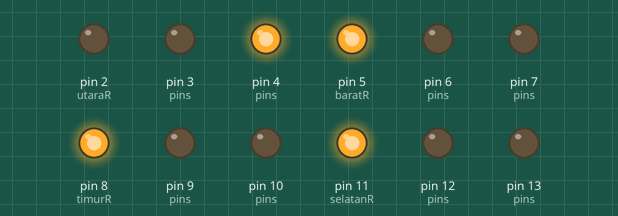
Recording of a sketch running on a simulated Arduino Uno, built with avr-gcc and run on an emulated ATmega328P. Shown: output pins drawn as LEDs (lit = HIGH).

Above: at 0.1 s.
At 6.83 s:
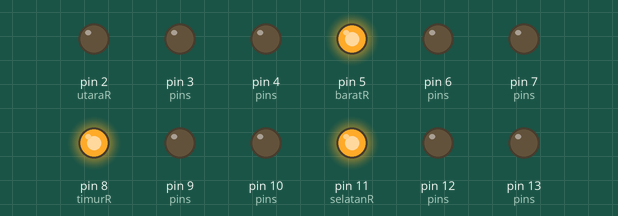
At 14.0 s:
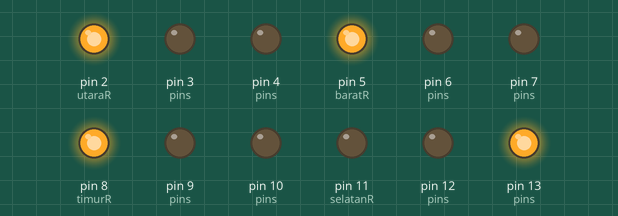
At 21.0 s:
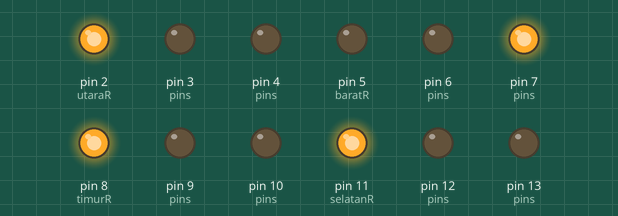
At 27.82 s:
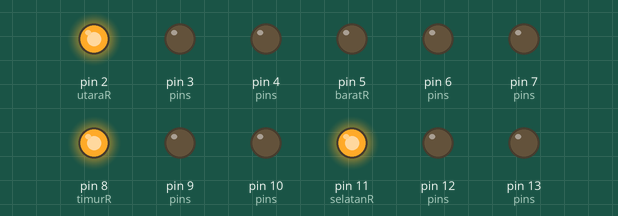
At 35.0 s:
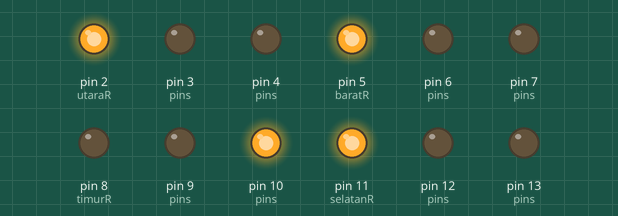
Timing chart, 0 to 40.0 s (numbered marks = the images above):
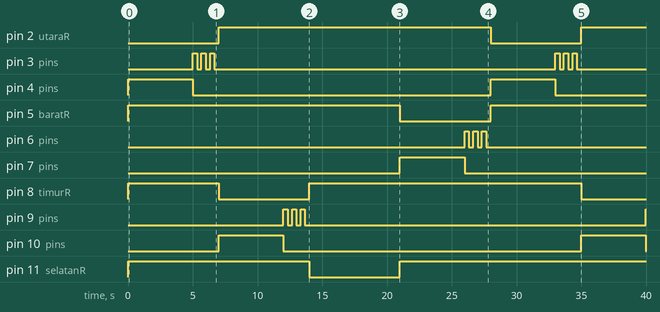

The sketch:

traffic-light_arduino.ino
```cpp
// Arah Utara
const int utaraR = 2;
const int utaraY = 3;
const int utaraG = 4;

// Arah Timur
const int timurR = 8;
const int timurY = 9;
const int timurG = 10;

// Arah Selatan
const int selatanR = 11;
const int selatanY = 12;
const int selatanG = 13;

// Arah Barat
const int baratR = 5;
const int baratY = 6;
const int baratG = 7;

void setup() {
  int pins[] = {utaraR, utaraY, utaraG, timurR, timurY, timurG,
                selatanR, selatanY, selatanG, baratR, baratY, baratG};

  for (int i = 0; i < 12; i++) {
    pinMode(pins[i], OUTPUT);
    digitalWrite(pins[i], LOW);
  }

  digitalWrite(utaraR, HIGH);
  digitalWrite(timurR, HIGH);
  digitalWrite(selatanR, HIGH);
  digitalWrite(baratR, HIGH);
}

void loop() {

  aktifkanSimpang(utaraR, utaraY, utaraG);
  aktifkanSimpang(timurR, timurY, timurG);
  aktifkanSimpang(selatanR, selatanY, selatanG);
  aktifkanSimpang(baratR, baratY, baratG);
}

void aktifkanSimpang(int pinMerah, int pinKuning, int pinHijau) {
  digitalWrite(pinMerah, LOW);

  digitalWrite(pinHijau, HIGH);
  delay(5000);
  digitalWrite(pinHijau, LOW);

  for(int i = 0; i < 3; i++) {
    digitalWrite(pinKuning, HIGH);
    delay(333);
    digitalWrite(pinKuning, LOW);
    delay(333);
  }

  digitalWrite(pinMerah, HIGH);
}
```

Measured:
- by itself, pin 2 (utaraR): LOW → HIGH at 7.0 s, → LOW 21.0 s later, → HIGH 7.0 s later
- by itself, pin 3 (pins): LOW → HIGH at 5.0 s, → LOW 0.33 s later, → HIGH 0.33 s later, → LOW 0.33 s later, … (12 changes in this stretch)
- by itself, pin 4 (pins), pin 10 (pins): alternates HIGH for 5.0 s and LOW for 23.0 s
- by itself, pin 5 (baratR): HIGH → LOW at 21.0 s, → HIGH 7.0 s later
- by itself, pin 6 (pins): LOW → HIGH at 26.0 s, → LOW 0.33 s later, → HIGH 0.33 s later, → LOW 0.33 s later, … (6 changes in this stretch)
- by itself, pin 7 (pins): LOW → HIGH at 21.0 s, → LOW 5.0 s later
- by itself, pin 8 (timurR): HIGH → LOW at 7.0 s, → HIGH 7.0 s later, → LOW 21.0 s later
- by itself, pin 9 (pins): LOW → HIGH at 12.0 s, → LOW 0.33 s later, → HIGH 0.33 s later, → LOW 0.33 s later, … (7 changes in this stretch)
